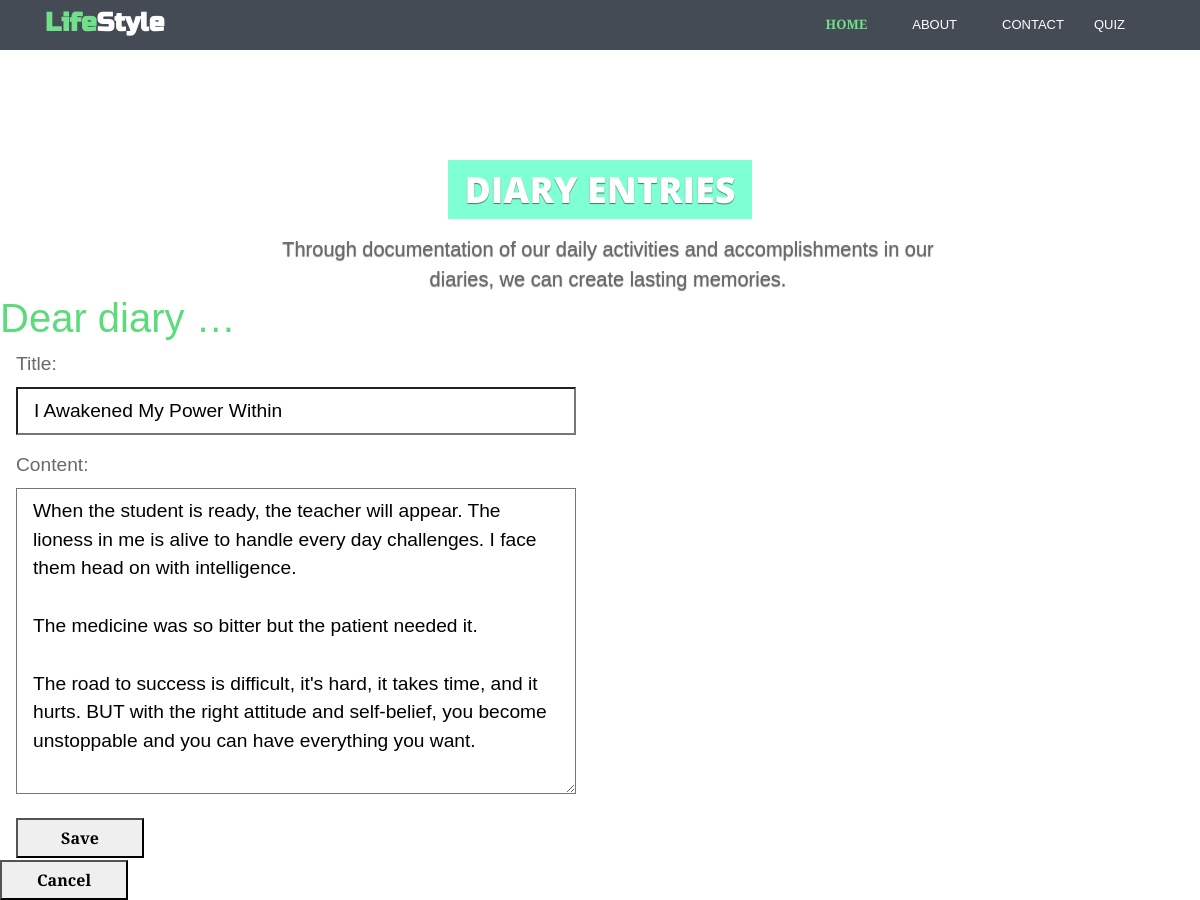
The app's page /entry/5/update (signed in) with its own data.
### entries/models.py (models this page shows, shortened)
class Entry(models.Model):
    title = models.CharField(max_length=200)
    content = models.TextField()
    date_created = models.DateTimeField(default=timezone.now)
    class Meta:
        verbose_name_plural = "Entries"

### entries/views.py (the view, shortened to what this page needs)
# urls.py: path("entry/<int:pk>/update", views.EntryUpdateView.as_view(), name="entry-update"),
class EntryUpdateView(LockedView, SuccessMessageMixin, UpdateView):
    model = Entry
    fields = ["title", "content"]
    success_message = "Your entry was updated!"

### entries/templates/entries/entry_form.html (shortened to what this page needs)
{% extends "entries/base.html" %}
{% block content %}
    <form method="post">
        {{ form.as_p }}
        <input type="submit" value="Save">
    </form>
    {% if entry %}
        <a href="{% url 'entry-detail' entry.id %}">
            <button>Cancel</button>
        </a>
    {% else %}
        <a href="{% url 'entry-list' %}">
            <button>Cancel</button>
        </a>
    {% endif %}
{% endblock %}

### entries/static/css/diary.css (style rules this page uses)
* { box-sizing: border-box; }
body { font-family: sans-serif; font-size: 18px; }
a { color: inherit; }
p { font-size: 1.2em; padding-left: 1rem; line-height: 1.3em; max-width: 36rem; color: dimgray; }
label { display: block; }
button, textarea, input { font-size: inherit; min-height: 2.5em; padding: 0 1rem; }
input[type="text"], textarea { width: 100%; }
textarea { padding: 0.5rem 1rem; font-family: sans-serif; }
button, input[type="submit"] { margin: 0 1rem 2px 1rem; cursor: pointer; font-weight: bold; min-width: 8rem; }

### entries/static/css/theme-2.css (style rules this page uses)
body { font-family:'Merriweather Sans', arial, sans-serif;color:#666;font-size:16px;-webkit-font-smoothing:antialiased;-moz-osx-font-smoothing:grayscale }
p { margin-bottom:16px;line-height:1.5 }
a { color:#5cdb7a;-webkit-transition:all 0.4s ease-in-out;-moz-transition:all 0.4s ease-in-out;-ms-transition:all 0.4s ease-in-out;-o-transition:all 0.4s ease-in-out }
input[type="text"],input[type="email"],input[type="password"],input[type="submit"],input[type="button"],textarea,select { appearance:none;-webkit-appearance:none }

### records on screen
Entry: title "I Awakened My Power Within", content "When the student is ready, the teacher will appear. The lioness in me is alive to handle every day challenges. I face them head on with intelligence. The medicine was so bitter but the patient needed it. The road to success is difficult, it's hard, it takes time, and it hurts. BUT with the right attitude and self-belief, you become unstoppable and you can have everything you want."
